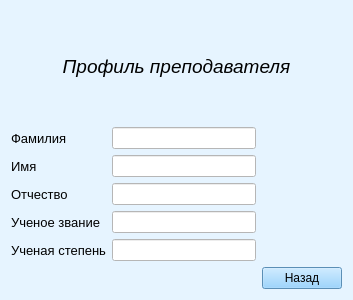
<?xml version="1.0" encoding="UTF-8"?>
<ui version="4.0">
 <class>empprofil2</class>
 <widget class="QWidget" name="empprofil2">
  <property name="geometry">
   <rect>
    <x>0</x>
    <y>0</y>
    <width>353</width>
    <height>300</height>
   </rect>
  </property>
  <property name="windowTitle">
   <string>Form</string>
  </property>
  <property name="styleSheet">
   <string notr="true">background-color: rgb(230, 244, 255);</string>
  </property>
  <layout class="QVBoxLayout" name="verticalLayout">
   <item>
    <layout class="QGridLayout" name="gridLayout">
     <item row="1" column="2">
      <widget class="QLineEdit" name="lastnameEdit">
       <property name="styleSheet">
        <string notr="true">background-color: rgb(255, 255, 255);</string>
       </property>
      </widget>
     </item>
     <item row="2" column="2">
      <widget class="QLineEdit" name="firstnameEdit">
       <property name="styleSheet">
        <string notr="true">background-color: rgb(255, 255, 255);</string>
       </property>
      </widget>
     </item>
     <item row="3" column="2">
      <widget class="QLineEdit" name="patronicEdit">
       <property name="styleSheet">
        <string notr="true">background-color: rgb(255, 255, 255);</string>
       </property>
      </widget>
     </item>
     <item row="4" column="0" colspan="2">
      <widget class="QLabel" name="label_5">
       <property name="font">
        <font>
         <pointsize>10</pointsize>
        </font>
       </property>
       <property name="text">
        <string>Ученое звание</string>
       </property>
      </widget>
     </item>
     <item row="4" column="2">
      <widget class="QLineEdit" name="academicdegreeEdit">
       <property name="styleSheet">
        <string notr="true">background-color: rgb(255, 255, 255);</string>
       </property>
      </widget>
     </item>
     <item row="5" column="0" colspan="2">
      <widget class="QLabel" name="label_6">
       <property name="font">
        <font>
         <pointsize>10</pointsize>
        </font>
       </property>
       <property name="text">
        <string>Ученая степень</string>
       </property>
      </widget>
     </item>
     <item row="5" column="2">
      <widget class="QLineEdit" name="academictitleEdit">
       <property name="styleSheet">
        <string notr="true">background-color: rgb(255, 255, 255);</string>
       </property>
      </widget>
     </item>
     <item row="6" column="3">
      <widget class="QPushButton" name="backButton">
       <property name="styleSheet">
        <string notr="true">background-color: rgb(128, 200, 255);</string>
       </property>
       <property name="text">
        <string>Назад</string>
       </property>
      </widget>
     </item>
     <item row="1" column="0" colspan="2">
      <widget class="QLabel" name="label_2">
       <property name="font">
        <font>
         <pointsize>10</pointsize>
        </font>
       </property>
       <property name="text">
        <string>Фамилия</string>
       </property>
      </widget>
     </item>
     <item row="2" column="0" colspan="2">
      <widget class="QLabel" name="label_3">
       <property name="font">
        <font>
         <pointsize>10</pointsize>
        </font>
       </property>
       <property name="text">
        <string>Имя</string>
       </property>
      </widget>
     </item>
     <item row="3" column="0" colspan="2">
      <widget class="QLabel" name="label_4">
       <property name="font">
        <font>
         <pointsize>10</pointsize>
        </font>
       </property>
       <property name="text">
        <string>Отчество</string>
       </property>
      </widget>
     </item>
     <item row="0" column="0" colspan="4">
      <widget class="QLabel" name="label">
       <property name="font">
        <font>
         <pointsize>14</pointsize>
         <italic>true</italic>
        </font>
       </property>
       <property name="text">
        <string>Профиль преподавателя</string>
       </property>
       <property name="alignment">
        <set>Qt::AlignCenter</set>
       </property>
      </widget>
     </item>
    </layout>
   </item>
  </layout>
 </widget>
 <resources/>
 <connections/>
</ui>
